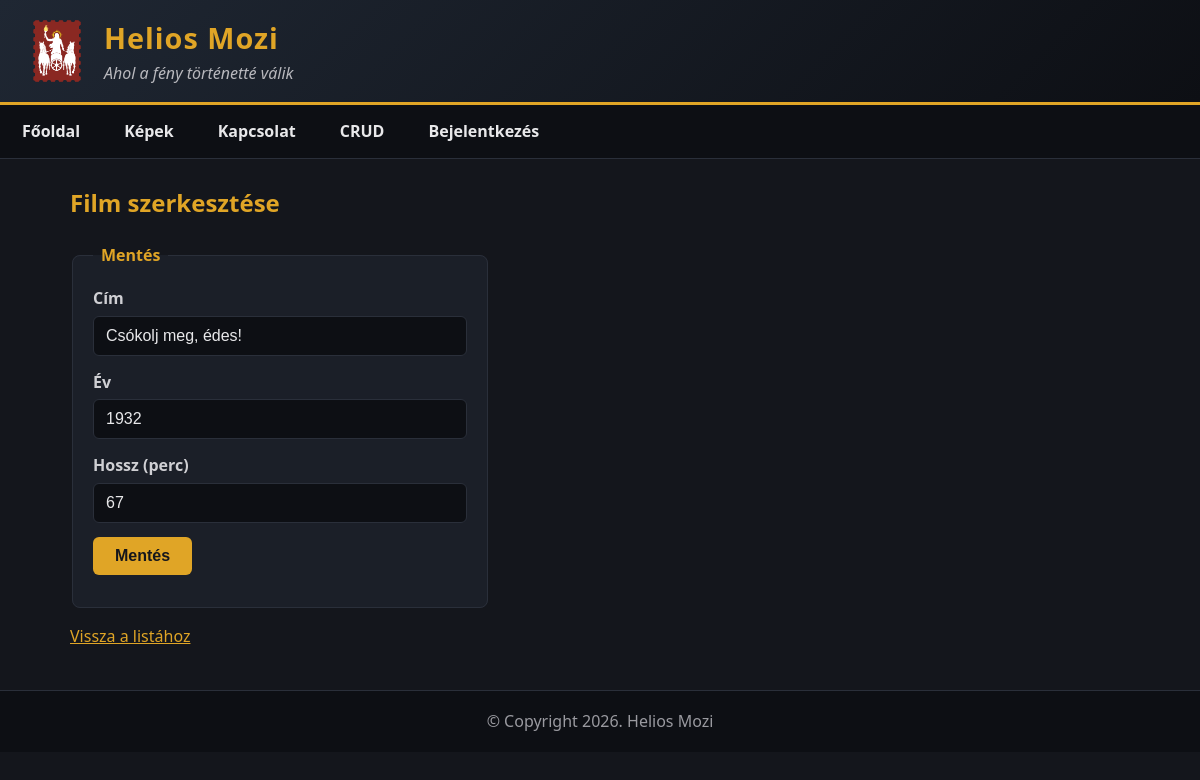
The app's page /crud_szerkeszt?id=1 with its own data.
### tables this page shows
CREATE TABLE `film` (
  `id` INT UNSIGNED NOT NULL AUTO_INCREMENT,
  `cim` VARCHAR(255) NOT NULL,
  `ev` INT NOT NULL,
  `hossz` INT NOT NULL,
  PRIMARY KEY (`id`)
);

### index.php (called while the page is built, shortened)
<?php
	include('./templates/index.tpl.php');
?>

### logicals/crud_szerkeszt.php (called while the page is built, shortened)
<?php
$film = array('id' => 0, 'cim' => '', 'ev' => '', 'hossz' => '');
$hibak = array();
$azonosito = (isset($_GET['id']) && ctype_digit($_GET['id'])) ? (int) $_GET['id'] : 0;
try {
    $dbh = adatbazis_kapcsolat();
    if ($_SERVER['REQUEST_METHOD'] === 'POST') {
        $film['id'] = $azonosito;
        $film['cim'] = isset($_POST['cim']) ? trim($_POST['cim']) : '';
        $film['ev'] = isset($_POST['ev']) ? trim($_POST['ev']) : '';
        $film['hossz'] = isset($_POST['hossz']) ? trim($_POST['hossz']) : '';
        $hibak = film_ellenoriz($film['cim'], $film['ev'], $film['hossz']);
        if (empty($hibak)) {
            $stmt = $dbh->prepare("update film set cim = :cim, ev = :ev, hossz = :hossz where id = :id");
            $stmt->execute(array(
                ':cim' => $film['cim'],
                ':ev' => (int) $film['ev'],
                ':hossz' => (int) $film['hossz'],
                ':id' => $azonosito
            ));
            header("Location: crud");
            exit;
        }
    }
    else {
        $stmt = $dbh->prepare("select id, cim, ev, hossz from film where id = :id");
        $stmt->execute(array(':id' => $azonosito));
        $row = $stmt->fetch();
        if ($row) {
            $film = $row;
        }
        else {
            $nincs_film = true;
        }
    }
}
catch (PDOException $e) {
    $hibak['altalanos'] = 'A művelet nem sikerült: ' . $e->getMessage();
}

### templates/reszek/crud_urlap.tpl.php (the view, shortened to what this page needs)
<form class="urlap crud-urlap" action="<?= $crud_action ?>" method="post">
    <fieldset>
        <legend><?= htmlspecialchars($crud_submit) ?></legend>
        <p>
            <label for="cim">Cím</label>
            <input type="text" id="cim" name="cim" value="<?= htmlspecialchars($film['cim']) ?>">
        </p>
        <p>
            <label for="ev">Év</label>
            <input type="text" id="ev" name="ev" value="<?= htmlspecialchars($film['ev']) ?>">
        </p>
        <p>
            <label for="hossz">Hossz (perc)</label>
            <input type="text" id="hossz" name="hossz" value="<?= htmlspecialchars($film['hossz']) ?>">
        </p>
        <p><input type="submit" value="<?= htmlspecialchars($crud_submit) ?>"></p>
    </fieldset>
</form>

### styles/stilus.css (style rules this page uses)
* { box-sizing: border-box; }
body { margin: 0; font-family: "Segoe UI", Arial, sans-serif; line-height: 1.6; background-color: #14161c; color: #e8e8ea; }
.urlap { max-width: 420px; }
.urlap fieldset { border: 1px solid #2a2f3a; border-radius: 8px; padding: 18px 20px; background-color: #1b1f28; }
.urlap legend { padding: 0 8px; color: #e0a526; font-weight: 600; }
.urlap input[type="text"], .urlap input[type="password"] { width: 100%; padding: 10px 12px; border: 1px solid #2a2f3a; border-radius: 6px; background-color: #0d0f14; color: #e8e8ea; font-size: 1rem; }
.urlap input[type="submit"] { padding: 10px 22px; border: 0; border-radius: 6px; background-color: #e0a526; color: #14161c; font-weight: 700; font-size: 1rem; cursor: pointer; }
.urlap p { margin: 0 0 14px; }
.urlap label { display: block; margin-bottom: 4px; font-weight: 600; color: #cfcfd3; }

### records on screen
film: cim "Csókolj meg, édes!", ev "1932", hossz "67"

### other values on screen
$fejlec['cim'] "Helios Mozi"
$fejlec['motto'] "Ahol a fény történetté válik"
$oldal['szoveg'] "Főoldal"
$oldal['szoveg'] "Képek"
$oldal['szoveg'] "Kapcsolat"
$oldal['szoveg'] "CRUD"
$oldal['szoveg'] "Bejelentkezés"
$crud_submit "Mentés"
$lablec['copyright'] "Copyright 2026."
$lablec['ceg'] "Helios Mozi"
